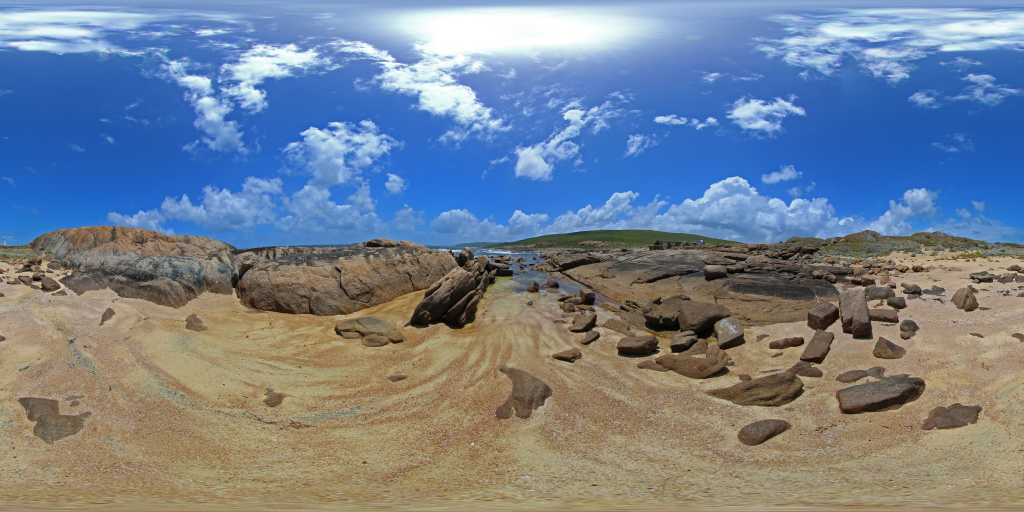
//> input picture res/example_sph.jpg, 2048 x 1024 px (shown at 1/2 size)
$ ./hmc ../../res/example_sph.jpg ../../res/example_sph.jpg   (built with g++ and OpenCV 4)
//> lines starting //> are read from the running program, lines starting //| are printed output that depends on the picture
#include <stdio.h>
#include <iostream>
#include "opencv2/opencv.hpp"
#include "opencv2/core.hpp"
#include "opencv2/highgui.hpp"
#include "opencv2/xfeatures2d.hpp"
#include "opencv2/calib3d/calib3d.hpp"
#include "opencv2/xfeatures2d/nonfree.hpp"

using namespace std;
using namespace cv;
using namespace cv::xfeatures2d;

void readme();

/** @function main */
int main( int argc, char** argv )
{
    if( argc != 3 )
    { readme(); return -1; }

    Mat img_object = imread( argv[1], IMREAD_GRAYSCALE );
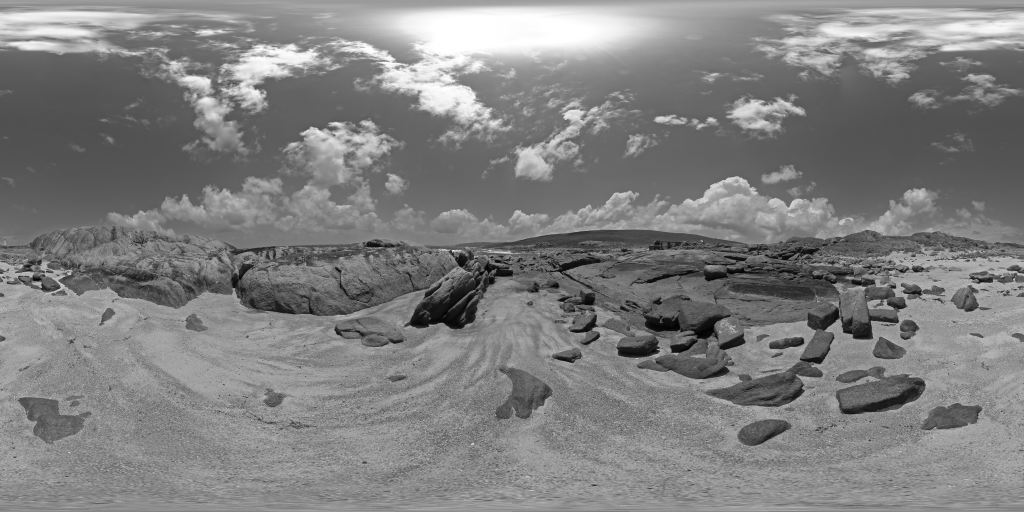
//> img_object: 1024 rows x 2048 cols, CV_8UC1 (shown at 1/2 size); min 1, max 255, mean 127.9
    //Mat img_ori = imread( argv[2], IMREAD_GRAYSCALE );
    //Mat img_scene = img_ori( Rect(0,1350,img_ori.cols, 1500) );
    Mat img_scene = imread( argv[2], IMREAD_COLOR );
//> img_scene is the input picture: 1024 rows x 2048 cols, CV_8UC3; mean B, G, R 145.7, 129.8, 117.4
    //Mat img_ori = imread( argv[2], IMREAD_COLOR );
    //rotate(img_scene,img_scene,0);

    if( !img_object.data || !img_scene.data )
    { std::cout<< " --(!) Error reading images " << std::endl; return -1; }

    //-- Step 1: Detect the keypoints using SURF Detector
    int minHessian = 400;

    Ptr<SIFT> detector = SIFT::create();
    //SurfFeatureDetector detector( minHessian );

    std::vector<KeyPoint> keypoints_object, keypoints_scene;

    detector->detect( img_object, keypoints_object );
//> keypoints_object = 8770 keypoints; strongest (x, y, size): (906, 502, 3.5), (1938, 521, 2.4), (2028, 559, 2.9), (921, 501, 2.2)
    detector->detect( img_scene, keypoints_scene );
//> keypoints_scene = 8769 keypoints; strongest (x, y, size): (906, 502, 3.5), (1938, 521, 2.4), (2028, 559, 2.9), (921, 501, 2.2)

    //-- Step 2: Calculate descriptors (feature vectors)

    Ptr<SIFT> extractor = SIFT::create();
    Mat descriptors_object, descriptors_scene;

    extractor->compute( img_object, keypoints_object, descriptors_object );
    extractor->compute( img_scene, keypoints_scene, descriptors_scene );

    //-- Step 3: Matching descriptor vectors using FLANN matcher
    FlannBasedMatcher matcher;
    std::vector< DMatch > matches;
    matcher.match( descriptors_object, descriptors_scene, matches );
//> matches = 8770 matches

    double max_dist = 0;
    double min_dist = 100;

    //-- Quick calculation of max and min distances between keypoints
    for( int i = 0; i < descriptors_object.rows; i++ ){
        double dist = (double)matches[i].distance;
        if( dist < min_dist ) min_dist = dist;
        if( dist > max_dist ) max_dist = dist;
    }
//> this loop made 8770 passes
//> (dist, max_dist) on passes 1760, 1775, 1968: (1, 1), (3.87, 3.87), (231.7, 231.7)
//> (dist, min_dist) on pass 1: (0, 0)
//> after the loop, min_dist = 0; max_dist = 231.7

    printf("-- Max dist : %f \n", max_dist );
//| -- Max dist : 231.693756
    printf("-- Min dist : %f \n", min_dist );
//| -- Min dist : 0.000000

    //-- Draw only "good" matches (i.e. whose distance is less than 3*min_dist )
    std::vector< DMatch > good_matches;

    for( int i = 0; i < descriptors_object.rows; i++ ){
        if( matches[i].distance < 3*min_dist ){
            good_matches.push_back( matches[i]);
        }
    }
//> after the loop, good_matches = 0 matches

    Mat img_matches;
    drawMatches( img_object, keypoints_object, img_scene, keypoints_scene,
                             good_matches, img_matches, Scalar::all(-1), Scalar::all(-1),
                             vector<char>(), DrawMatchesFlags::NOT_DRAW_SINGLE_POINTS );
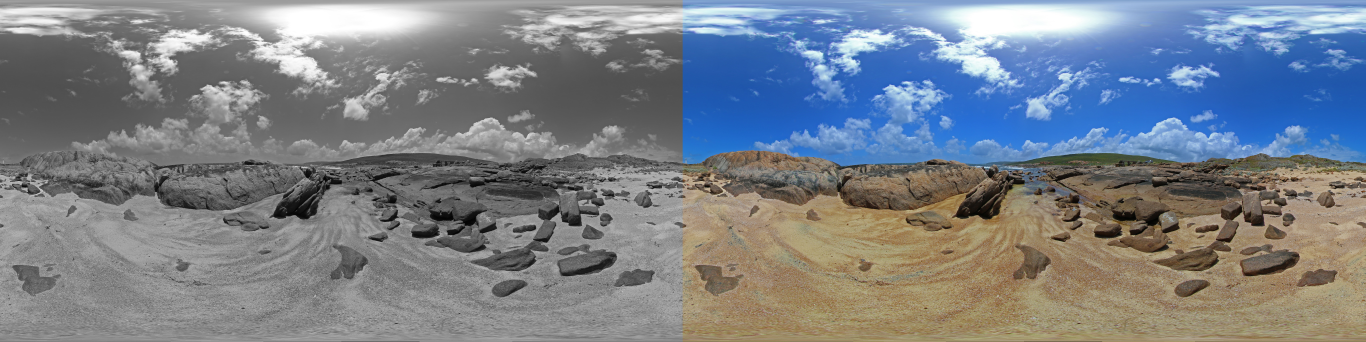
//> img_matches: 1024 rows x 4096 cols, CV_8UC3 (shown at 1/3 size); mean B, G, R 136.8, 128.9, 122.7

    //-- Localize the object
    std::vector<Point2f> obj;
    std::vector<Point2f> scene;

    for( int i = 0; i < good_matches.size(); i++ )
    {
        //-- Get the keypoints from the good matches
        obj.push_back( keypoints_object[ good_matches[i].queryIdx ].pt );
        scene.push_back( keypoints_scene[ good_matches[i].trainIdx ].pt );
    }
//> this loop made 0 passes

//> (the run ends here: the program stops with an error, at `Mat H = findHomography( obj, scene, RANSAC);`)
